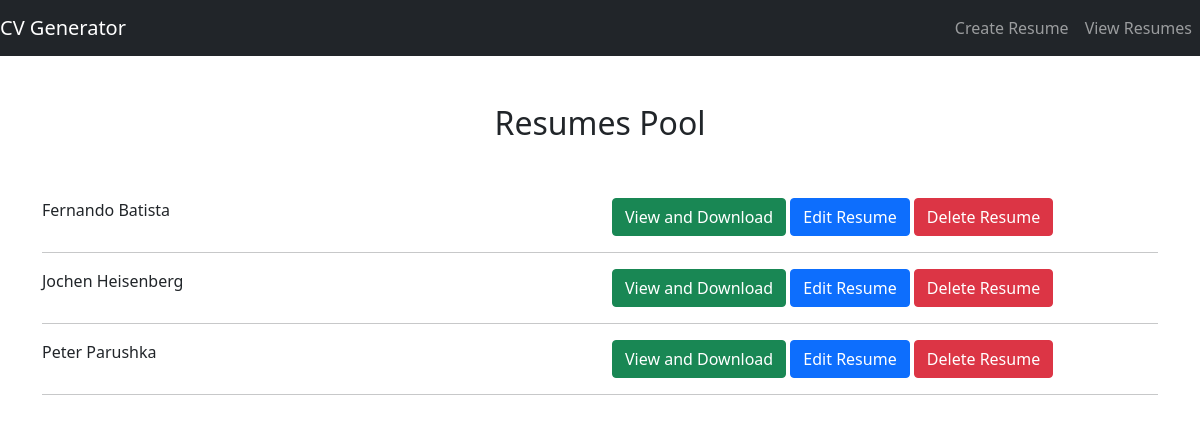
The app's page /resumes_pool with its own data.
### resume_details/models.py (models this page shows)
class Resume_Detail(models.Model):
    first_name = models.CharField(max_length=200)
    last_name = models.CharField(max_length=200)
    address = models.TextField(max_length=1000, default='Default address')
    country = models.CharField(max_length=500)
    region = models.CharField(max_length=500)
    occupation = models.CharField(max_length=500)
    dob = models.DateField(default='None')
    email = models.CharField(max_length=200)
    phone = models.CharField(max_length=200)
    degree = models.CharField(max_length=200)
    summary = models.TextField(max_length=2000)
    education = models.CharField(max_length=200)
    work_experience = models.TextField(max_length=1000)
    skills = models.TextField(max_length=1000)
    hobbies = models.TextField(max_length=1000)
    photo = models.ImageField(upload_to='resume_photos/', blank=True, null=True)

### resume_details/views.py (the view)
# urls.py: path('resumes_pool', views.show_All_Resumes, name='resumes_pool'),
def show_All_Resumes(request):
    user_resume_details = Resume_Detail.objects.all()
    return render(request, 'resume_details/CVs_Pool.html', {'user_resume_details': user_resume_details})

### resume_details/templates/resume_details/CVs_Pool.html (shortened to what this page needs)
<!doctype html>
<html lang="en">
<head>
    <link href="https://cdn.jsdelivr.net/npm/bootstrap@5.0.2/dist/css/bootstrap.min.css" rel="stylesheet"
>
</head>
<body>
{% include 'resume_details/header.html' %}
<div class="container">
    <div class="row m-5">
        <div class="col-md-12">
            <h2 style="text-align: center">Resumes Pool</h2>
        </div>
    </div>
    {% for detail in user_resume_details %}
    <div class="row">
        <div class="col-md-6">
            {{ detail.first_name }} {{ detail.last_name }}
        </div>
        <div class="col-md-6">
            <a href="{% url 'resume_layout' id=detail.id %}" class="btn btn-success">View and Download</a>
            <a href="{% url 'resume_edit' id=detail.id %}" class="btn btn-primary">Edit Resume</a>
            <a href="{% url 'resume_delete' id=detail.id %}" class="btn btn-danger">Delete Resume</a>
        </div>
    </div>
    <hr>
    {% endfor %}
</div>
</body>
</html>

### resume_details/templates/resume_details/header.html (shortened to what this page needs)
<header>
    <nav class="navbar navbar-expand-lg navbar-dark bg-dark">
        <a class="navbar-brand" href="{% url 'home' %}">CV Generator</a>
        <div class="collapse navbar-collapse justify-content-end" id="navbarNav">
            <ul class="navbar-nav">
                <li class="nav-item">
                    <a class="nav-link" href="{% url 'save_resume' %}">Create Resume</a>
                </li>
                <li class="nav-item">
                    <a class="nav-link" href="{% url 'resumes_pool' %}">View Resumes</a>
                </li>
            </ul>
        </div>
    </nav>
</header>

### records on screen
Resume_Detail: first_name "Fernando", last_name "Batista"
Resume_Detail: first_name "Jochen", last_name "Heisenberg"
Resume_Detail: first_name "Peter", last_name "Parushka"
